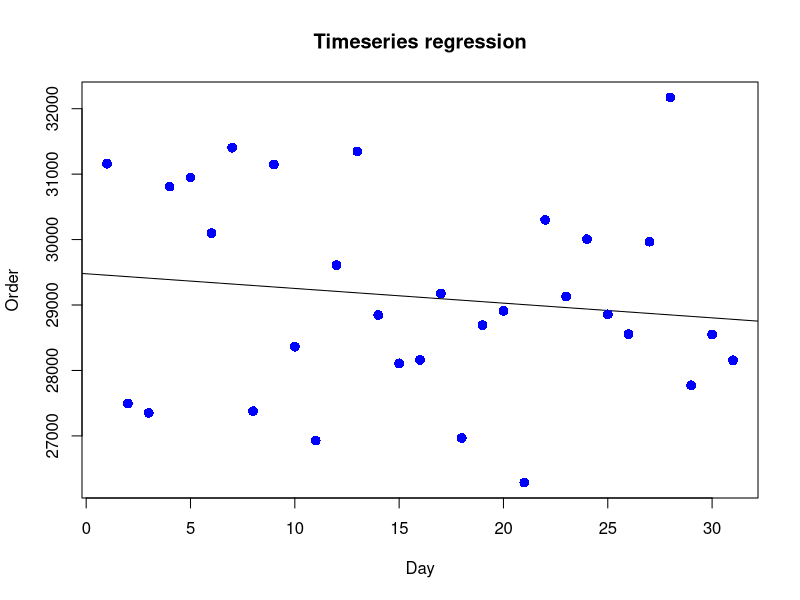
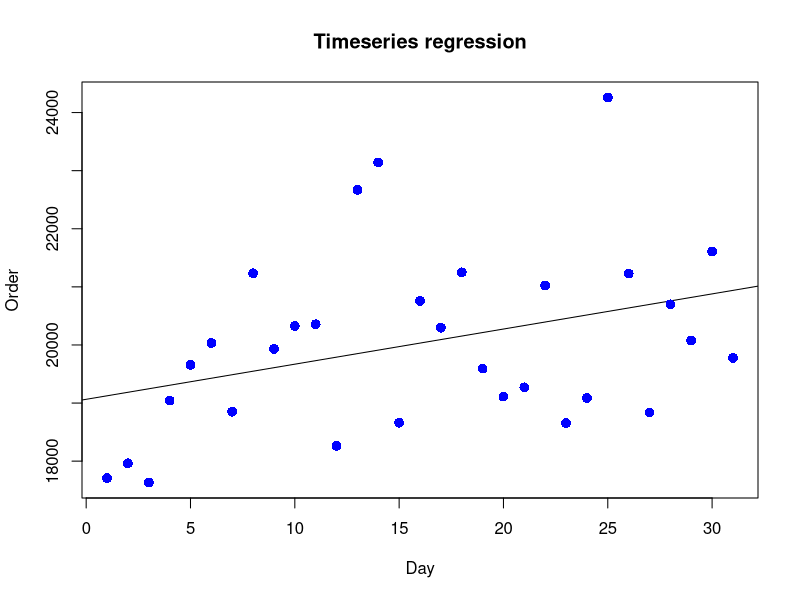
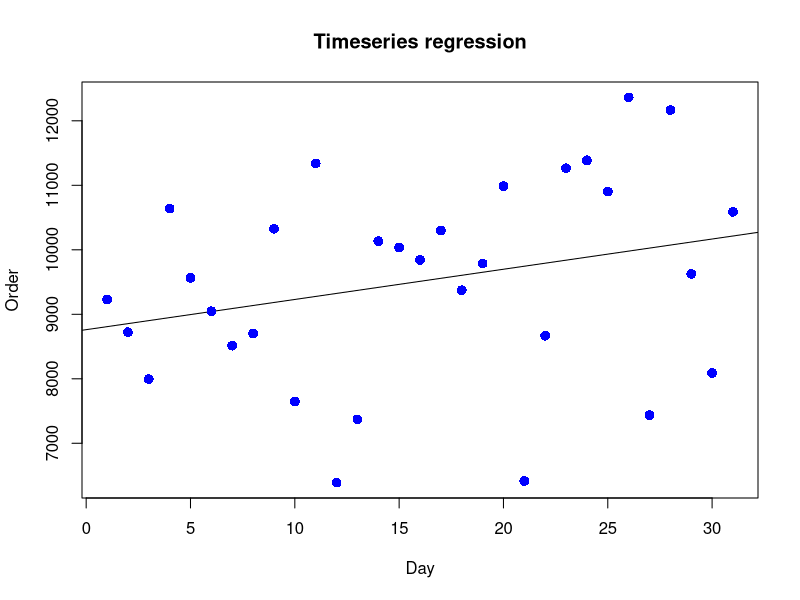

Here is the R script that generated these plots, in order:
## ---- chunk 1
knitr::opts_chunk$set(echo = TRUE)
## ---- chunk 2
year <- 2021
month <- 10
day <- 1:31
Date <- as.Date(ISOdate(year, month, day))
Date

FC1 <- data.frame(c(1:31),Date, rep("FC1", 31), rnorm(31,0.01*30000,1000), rnorm(31,0.03*30000,1000),rnorm(31,0.01*30000),rnorm(31,0.05*30000),rnorm(31,0.04*30000),rnorm(31,0.05*30000),rnorm(31,0.04*30000),rnorm(31,0.05*30000),rnorm(31,0.05*30000),rnorm(31,0.05*30000),rnorm(31,0.05*30000),rnorm(31,0.05*30000),rnorm(31,0.05*30000),rnorm(31,0.06*30000),rnorm(31,0.08*30000),rnorm(31,0.07*30000),rnorm(31,0.07*30000),rnorm(31,0.07*30000),rnorm(31,0.05*30000),rnorm(31,0.02*30000),rnorm(31,0.01*30000),rnorm(31,0.01*30000,500),rnorm(31,0.01*30000,500),rnorm(31,0*30000,0) )
names(FC1) <- c("Seq", "Date","FC_Name", "06","07","08","09","10","11","12","13","14","15","16","17","18","19","20","21","22","23","24","01","02","03","04","05")
FC1

FC2 <- data.frame(c(1:31), Date, rep("FC2", 31), rnorm(31,0.01*20000,1000), rnorm(31,0.03*20000,1000),rnorm(31,0.01*20000),rnorm(31,0.05*20000),rnorm(31,0.04*20000),rnorm(31,0.05*20000),rnorm(31,0.04*20000),rnorm(31,0.05*20000),rnorm(31,0.05*20000),rnorm(31,0.05*20000),rnorm(31,0.05*20000),rnorm(31,0.05*20000),rnorm(31,0.05*20000),rnorm(31,0.06*20000),rnorm(31,0.08*20000),rnorm(31,0.07*20000),rnorm(31,0.07*20000),rnorm(31,0.07*20000),rnorm(31,0.05*20000),rnorm(31,0.02*20000),rnorm(31,0.01*20000),rnorm(31,0.01*20000,500),rnorm(31,0.01*20000,500),rnorm(31,0*20000,0) )
names(FC2) <- c("Seq","Date","FC_Name", "06","07","08","09","10","11","12","13","14","15","16","17","18","19","20","21","22","23","24","01","02","03","04","05")
FC2

FC3 <- data.frame(c(1:31), Date, rep("FC3", 31), rnorm(31,0.01*10000,1000), rnorm(31,0.03*10000,1000),rnorm(31,0.01*10000),rnorm(31,0.05*10000),rnorm(31,0.04*10000),rnorm(31,0.05*10000),rnorm(31,0.04*10000),rnorm(31,0.05*10000),rnorm(31,0.05*10000),rnorm(31,0.05*10000),rnorm(31,0.05*10000),rnorm(31,0.05*10000),rnorm(31,0.05*10000),rnorm(31,0.06*10000),rnorm(31,0.08*10000),rnorm(31,0.07*10000),rnorm(31,0.07*10000),rnorm(31,0.07*10000),rnorm(31,0.05*10000),rnorm(31,0.02*10000),rnorm(31,0.01*10000),rnorm(31,0.01*10000,500),rnorm(31,0.01*10000,500),rnorm(31,0*10000,0) )
names(FC3) <- c("Seq","Date","FC_Name", "06","07","08","09","10","11","12","13","14","15","16","17","18","19","20","21","22","23","24","01","02","03","04","05")
FC3

FC1$Capacity <- 30000
FC2$Capacity <- 20000
FC3$Capacity <- 10000

FC1$Daily_order <- rowSums(FC1[,c(4:27)],na.rm=TRUE)
FC2$Daily_order <- rowSums(FC2[,c(4:27)],na.rm=TRUE)
FC3$Daily_order <- rowSums(FC3[,c(4:27)],na.rm=TRUE)


All_FC_Data <- rbind(FC1, FC2, FC3)

All_FC_Data
## ---- chunk 3
############### Descriptive statistics ######################
tapply(All_FC_Data$Daily_order, All_FC_Data$FC_Name, mean)
tapply(All_FC_Data$Daily_order, All_FC_Data$FC_Name, sd)
All_FC_Data$Diff_Capacity <- All_FC_Data$Capacity - All_FC_Data$Daily_order
All_FC_Data$Beyond_Capacity <- ifelse(All_FC_Data$Diff_Capacity > 0, 0, 1)
All_FC_Data
tapply(All_FC_Data$Beyond_Capacity, All_FC_Data$FC_Name, sum)


############# Estimating next month’s order volume #############

### by using Oct Mean ###
library(forecast)
FC1$Daily_Order <- rowSums(FC1[,c(4:27)],na.rm=TRUE)
Forecast_Nov_FC1 <- forecast(FC1$Daily_Order, h=30)
Forecast_Nov_FC1

FC2$Daily_Order <- rowSums(FC2[,c(4:27)],na.rm=TRUE)
Forecast_Nov_FC2 <- forecast(FC2$Daily_Order, h=30)
Forecast_Nov_FC2

FC3$Daily_Order <- rowSums(FC3[,c(4:27)],na.rm=TRUE)
Forecast_Nov_FC3 <- forecast(FC3$Daily_Order, h=30)
Forecast_Nov_FC3

### by using Regression model ###
relation_FC1 <- lm(FC1$Daily_order ~ FC1$Seq)
print(relation_FC1)
summary(relation_FC1)
plot(FC1$Seq,FC1$Daily_order, col = "blue", main = "Timeseries regression",
abline(lm(FC1$Daily_order ~ FC1$Seq)), cex =1.3, pch =16, xlab="Day", ylab="Order")

relation_FC2 <- lm(FC2$Daily_order ~ FC2$Seq)
print(relation_FC2)
summary(relation_FC2)
plot(FC2$Seq,FC2$Daily_order, col = "blue", main = "Timeseries regression",
     abline(lm(FC2$Daily_order ~ FC2$Seq)), cex =1.3, pch =16, xlab="Day", ylab="Order")

relation_FC3 <- lm(FC3$Daily_order ~ FC1$Seq)
print(relation_FC3)
summary(relation_FC3)
plot(FC3$Seq,FC3$Daily_order, col = "blue", main = "Timeseries regression",
     abline(lm(FC3$Daily_order ~ FC3$Seq)), cex =1.3, pch =16, xlab="Day", ylab="Order")

